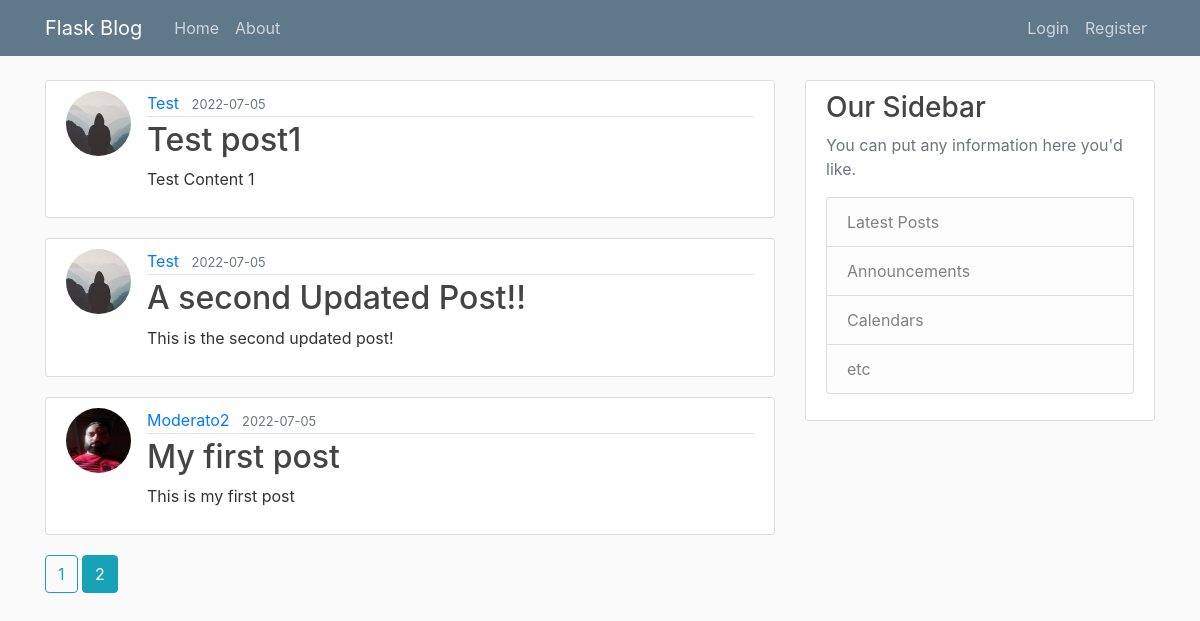
The page /home?page=2 on the database its author committed.
### flaskblog/models.py (models this page shows, shortened)
class Post(db.Model):
    id = db.Column(db.Integer, primary_key=True)
    title = db.Column(db.String(100), nullable=False)
    date_posted = db.Column(db.DateTime, nullable=False, default=datetime.utcnow)
    content = db.Column(db.Text, nullable=False)
    user_id = db.Column(db.Integer, db.ForeignKey('user.id'), nullable=False)

class User(db.Model, UserMixin):
    id = db.Column(db.Integer, primary_key=True)
    username = db.Column(db.String(20), unique=True, nullable=False)
    email = db.Column(db.String(120), unique=True, nullable=False)
    image_file = db.Column(db.String(20), nullable=False, default='default.jpg')
    password = db.Column(db.String(60), nullable=False)
    posts = db.relationship('Post', backref='author', lazy=True)

### flaskblog/main/routes.py (the view)
@main.route("/")
@main.route("/home")
def home():
    page = request.args.get('page', 1, type=int)
    posts = Post.query.order_by(Post.date_posted.desc()).paginate(page=page, per_page=5)
    return render_template('home.html', posts=posts)

### flaskblog/templates/home.html
{% extends "layout.html" %}
{% block content %}
    {% for post in posts.items %}
        <article class="media content-section">
          <img class="rounded-circle article-img" src="{{ url_for('static', filename='profile_pics/' + post.author.image_file) }}">
          <div class="media-body">
            <div class="article-metadata">
              <a class="mr-2" href="{{ url_for('users.user_posts', username=post.author.username) }}">{{ post.author.username }}</a>
              <small class="text-muted">{{ post.date_posted.strftime('%Y-%m-%d') }}</small>
            </div>
            <h2><a class="article-title" href="{{ url_for('posts.post', post_id=post.id) }}">{{ post.title }}</a></h2>
            <p class="article-content">{{ post.content }}</p>
          </div>
        </article>
    {% endfor %}
    {% for page_num in posts.iter_pages(left_edge=1, right_edge=1, left_current=1, right_current=2) %}
      {% if page_num %}
        {% if posts.page == page_num %}
          <a class="btn btn-info mb-4" href="{{ url_for('main.home', page=page_num) }}">{{ page_num }}</a>
        {% else %}
          <a class="btn btn-outline-info mb-4" href="{{ url_for('main.home', page=page_num) }}">{{ page_num }}</a>
        {% endif %}
      {% else %}
        ...
      {% endif %}
    {% endfor %}
{% endblock content %}

### flaskblog/templates/layout.html (shortened to what this page needs)
<!DOCTYPE html>
<html>
<head>
    <link rel="stylesheet" href="https://maxcdn.bootstrapcdn.com/bootstrap/4.0.0/css/bootstrap.min.css">
    <link rel="stylesheet" type="text/css" href="{{ url_for('static', filename='main.css') }}">
</head>
<body>
    <header class="site-header">
      <nav class="navbar navbar-expand-md navbar-dark bg-steel fixed-top">
        <div class="container">
          <a class="navbar-brand mr-4" href="/">Flask Blog</a>
          <div class="collapse navbar-collapse" id="navbarToggle">
            <div class="navbar-nav mr-auto">
              <a class="nav-item nav-link" href="{{ url_for('main.home') }}">Home</a>
              <a class="nav-item nav-link" href="{{ url_for('main.about') }}">About</a>
            </div>
            <div class="navbar-nav">
              {% if current_user.is_authenticated %}
                <a class="nav-item nav-link" href="{{ url_for('posts.new_post') }}">New Post</a>
                <a class="nav-item nav-link" href="{{ url_for('users.account') }}">Account</a>
                <a class="nav-item nav-link" href="{{ url_for('users.logout') }}">Logout</a>
              {% else %}
                <a class="nav-item nav-link" href="{{ url_for('users.login') }}">Login</a>
                <a class="nav-item nav-link" href="{{ url_for('users.register') }}">Register</a>
              {% endif %}
            </div>
          </div>
        </div>
      </nav>
    </header>
    <main role="main" class="container">
      <div class="row">
        <div class="col-md-8">
          {% block content %}{% endblock %}
        </div>
        <div class="col-md-4">
          <div class="content-section">
            <h3>Our Sidebar</h3>
            <p class='text-muted'>You can put any information here you'd like.
              <ul class="list-group">
                <li class="list-group-item list-group-item-light">Latest Posts</li>
                <li class="list-group-item list-group-item-light">Announcements</li>
                <li class="list-group-item list-group-item-light">Calendars</li>
                <li class="list-group-item list-group-item-light">etc</li>
              </ul>
            </p>
          </div>
        </div>
      </div>
    </main>
</body>
</html>

### flaskblog/static/main.css (style rules this page uses)
body { background: #fafafa; color: #333333; margin-top: 5rem; }
h1, h2, h3, h4, h5, h6 { color: #444444; }
.bg-steel { background-color: #5f788a; }
.site-header .navbar-nav .nav-link { color: #cbd5db; }
.content-section { background: #ffffff; padding: 10px 20px; border: 1px solid #dddddd; border-radius: 3px; margin-bottom: 20px; }
.article-title { color: #444444; }
.article-content { white-space: pre-line; }
.article-img { height: 65px; width: 65px; margin-right: 16px; }
.article-metadata { padding-bottom: 1px; margin-bottom: 4px; border-bottom: 1px solid #e3e3e3 }

### rows shown on the page
Post: image_file (picture), author.username "Test", date_posted "2022-07-05", title "Test post1", content "Test Content 1"
Post: image_file (picture), author.username "Test", date_posted "2022-07-05", title "A second Updated Post!!", content "This is the second updated post!"
Post: image_file (picture), author.username "Moderato2", date_posted "2022-07-05", title "My first post", content "This is my first post"

### other values the page prints
{{ page_num }} "1"
{{ page_num }} "2"
